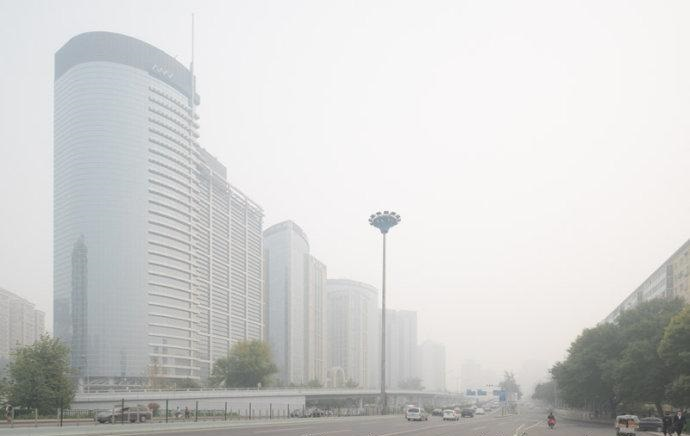
#> input picture GCANet/RIDCP_dehazing-master/examples/BJ_Baidu_544.jpeg, 690 x 436 px
$ python NIQE1.py
#> lines starting #> are read from the running program, lines starting #| are printed output that depends on the picture
#> the answer given: RIDCP_dehazing-master/examples
#> in calculate_folder_niqe_average, image is the input picture: shape (436, 690, 3); mean B, G, R 208.4, 209.5, 209.2
import os
import cv2
import numpy as np
from scipy.stats import norm

def compute_mscn_coefficients(image, C=1):
    """
    计算图像的 MSCN 系数。
    MSCN: Mean Subtracted Contrast Normalized
    参数：
        image (numpy.ndarray): 输入灰度图像。
        C (float): 防止除零的小常数。
    返回：
        numpy.ndarray: MSCN 系数矩阵。
    """
#> called with C = 1
    mean_local = cv2.GaussianBlur(image, (7, 7), 1.166)  # 局部均值
    sigma_local = cv2.GaussianBlur(np.square(image), (7, 7), 1.166) - np.square(mean_local)  # 局部方差
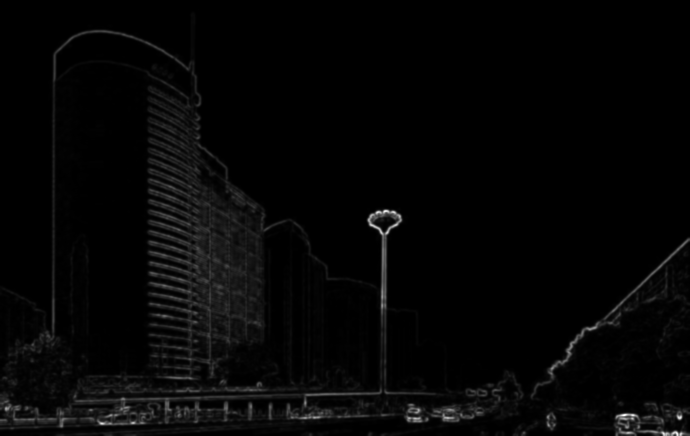
#> sigma_local: shape (436, 690) float32; min -2.38e-07, max 0.023, mean 0.000532; drawn with min black and max white
    sigma_local = np.sqrt(np.maximum(sigma_local, 0))  # 避免出现负值
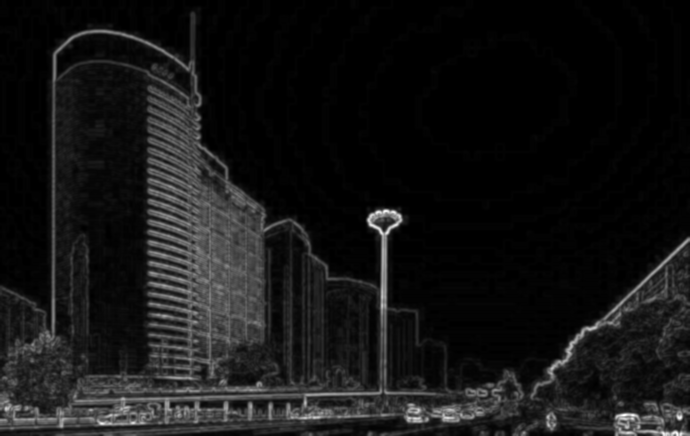
#> sigma_local: shape (436, 690) float32; min 0, max 0.152, mean 0.013; drawn with min black and max white

    mscn_coefficients = (image - mean_local) / (sigma_local + C)
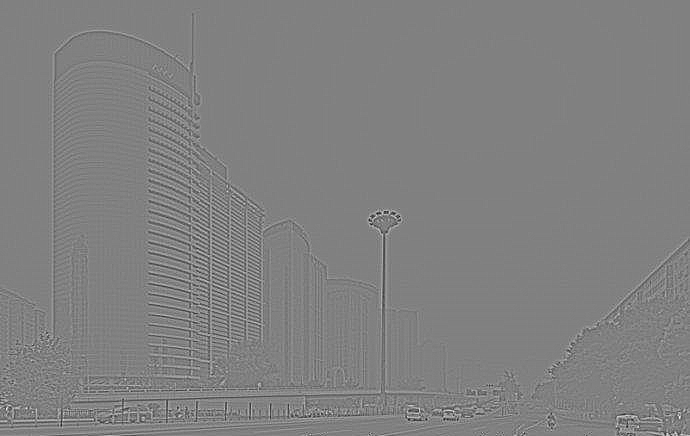
#> mscn_coefficients: shape (436, 690) float32; min -0.183, max 0.179, mean 2.78e-06; drawn with min black and max white
    return mscn_coefficients

def calculate_niqe(image):
    """
    基于公式实现 NIQE 的核心部分。
    参数：
        image (numpy.ndarray): 输入灰度图像。
    返回：
        float: 图像的 NIQE 值。
    """
    if len(image.shape) == 3:  # 转为灰度图
        image = cv2.cvtColor(image, cv2.COLOR_BGR2GRAY)
    image = image.astype(np.float32) / 255.0

    # 计算 MSCN 系数
    mscn_coefficients = compute_mscn_coefficients(image)

    # 提取 MSCN 的统计特性 (如均值、方差等)
    mean_mscn = np.mean(mscn_coefficients)
#> mean_mscn = 2.78e-06
    var_mscn = np.var(mscn_coefficients)
#> var_mscn = 0.000229

    # 模拟自然场景统计（此处为简化版，可换为模型参数）
    natural_mean = 0  # 假设为预定义自然场景均值
    natural_std = 1   # 假设为预定义自然场景标准差

    # 计算 NIQE 距离
    niqe_score = np.sqrt((mean_mscn - natural_mean) ** 2 + (var_mscn - natural_std) ** 2)
#> niqe_score = 1
    return niqe_score

def calculate_folder_niqe_average(folder_path):
    """
    计算文件夹中所有图像的平均 NIQE 值。
    参数：
        folder_path (str): 文件夹路径。
    返回：
        float: 文件夹中图像的平均 NIQE 值。
    """
    niqe_values = []
    total_files = 0

    # 检查文件夹是否存在
    if not os.path.exists(folder_path):
        raise FileNotFoundError(f"Folder not found: {folder_path}")

    # 遍历文件夹中的所有文件
    for filename in os.listdir(folder_path):
        file_path = os.path.join(folder_path, filename)

        # 检查是否为图像文件
        if filename.lower().endswith(('.png', '.jpg', '.jpeg', '.bmp', '.tiff')):
            total_files += 1
            try:
                # 读取图像
                image = cv2.imread(file_path)
                if image is not None:
                    niqe_score = calculate_niqe(image)
#> niqe_score = 1
                    niqe_values.append(niqe_score)
                    print(f"Processed {total_files}: {filename} - NIQE: {niqe_score:.4f}")
#| Processed 1: BJ_Baidu_544.jpeg - NIQE: 0.9998
                else:
                    print(f"Warning: Could not read {file_path}. Skipping...")
            except Exception as e:
                print(f"Error processing file {file_path}: {e}")
#> pass 2 of the loop in calculate_folder_niqe_average, `for filename in os.listdir(folder_path):`:
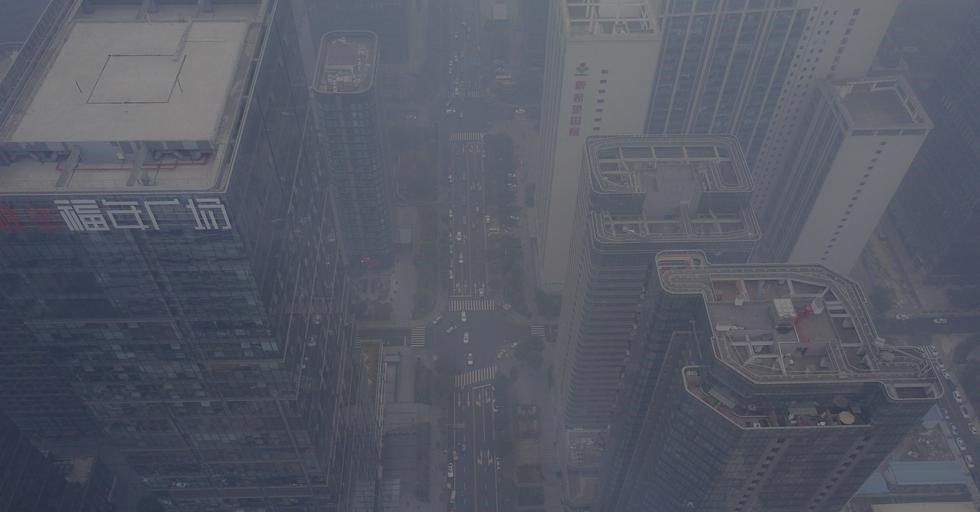
#> input picture GCANet/RIDCP_dehazing-master/examples/CD_Baidu_451.jpeg, 980 x 512 px
#> in calculate_folder_niqe_average, image is the input picture: shape (512, 980, 3); mean B, G, R 101.6, 89.6, 85.7
#> mean_local: shape (512, 980) float32
#> in compute_mscn_coefficients (call 2), `sigma_local = np.sqrt(np.maximum(sigma_local, 0))`:
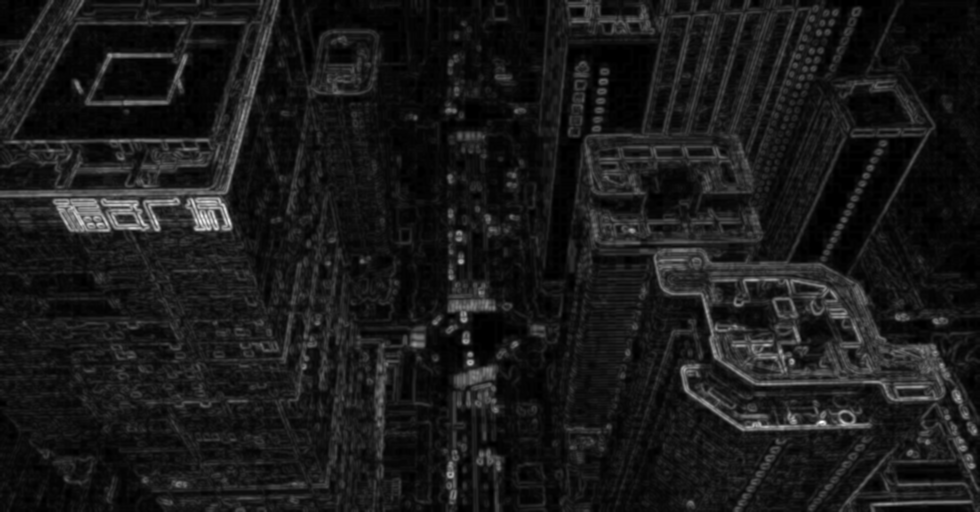
#> sigma_local: shape (512, 980) float32; min 0, max 0.114, mean 0.0118; drawn with min black and max white
#> in compute_mscn_coefficients (call 2), `mscn_coefficients = (image - mean_local) / (sigma_local + C)`:
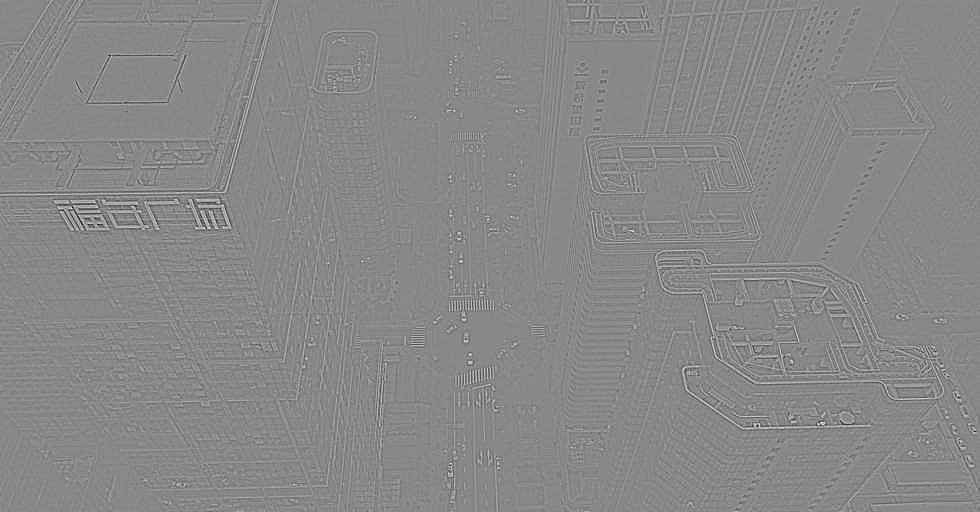
#> mscn_coefficients: shape (512, 980) float32; min -0.141, max 0.123, mean -2.23e-06; drawn with min black and max white
#| Processed 2: CD_Baidu_451.jpeg - NIQE: 0.9999

    # 检查是否有有效图像
    if not niqe_values:
        raise ValueError("No valid images found in the specified folder.")

    # 计算平均 NIQE 值
    return np.mean(niqe_values)

if __name__ == "__main__":
    folder_path = input("enter").strip()
    try:
        print("Starting NIQE calculation...")
        average_niqe = calculate_folder_niqe_average(folder_path)
#> average_niqe = 1
        print(f"Average NIQE of images in folder: {average_niqe:.4f}")
#| Average NIQE of images in folder: 0.9998
    except Exception as e:
        print(f"Error: {e}")
